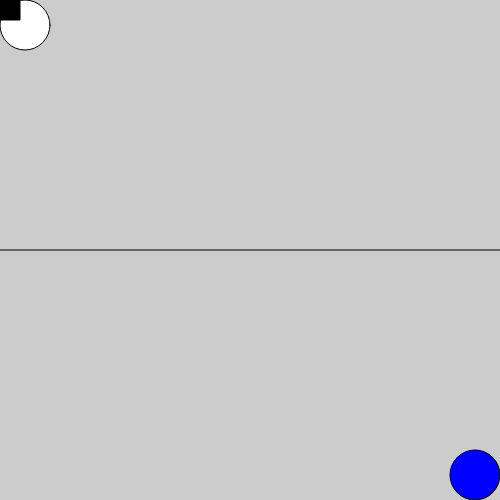
Frame 1 (no input)
Frame 60 (no input): identical to frame 1, image omitted
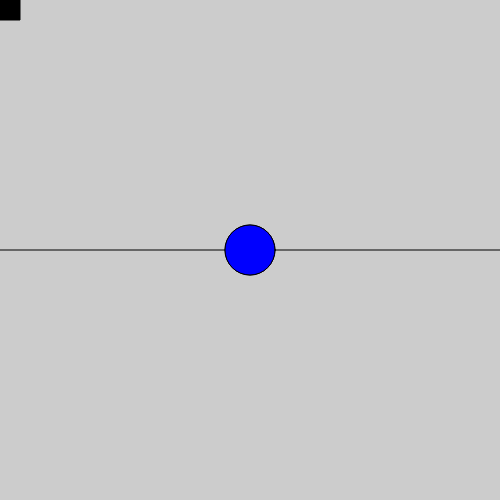
Frame 120 (the mouse pressed at the canvas centre since frame 60)

The p5.js sketch that drew these frames (run headless with seeded random() and noise() and a simulated clock; from frame 60 on, the mouse is pressed at the canvas centre):

// p5.js sketch
// ── sketch.js
/*
** create folder called "class2", "examples", copy contents of "empty-example" in "examples"
** mouseX, mouseY
** mouseX, mouseY - Inverse
** color on mouseIsPressed
** object detection - when hitting edge, don't let the coordinates continue
** use keyboard events to drive car
** Homework: Create a box that goes from the top of the canvas to the bottom and then back again, etc - all components should be in its own function
** - Create a folder called "class2/homework", copy the contents of "empty-example" in "class2/homework"
** Create solution within "class2/homework/sketch.js"
*/

let carX = 0;
let carY = 0;
const carHeight = 20;
const carWidth = 20;

function setup() {
  // put setup code here
  createCanvas(500, 500);
}

function keyPressed(event) {
  const key = event.key;
  const carSpeed = 10;
  if (key === 'ArrowUp') {
    carY -= carSpeed;
  } else if (key === 'ArrowDown') {
    carY += carSpeed;
  } else if (key === 'ArrowLeft') {
    carX -= carSpeed;
  } else if (key === 'ArrowRight') {
    carX += carSpeed;
  }

  return false;
}

function drawMainCircle(x, y, diameter) {
  let c = color(255);

  if (mouseIsPressed) {
    c = color(255, 0, 0);
  }
  fill(c);
  ellipse(x, y, diameter);
}

function drawInverseCircle(x, y, diameter) {
  const reverseX = width - x;
  const reverseY = height - y;
  fill (0, 0, 255);
  ellipse(reverseX, reverseY, diameter);
}

function drawCar() {
  fill(0)
  rect(carX, carY, carWidth, carHeight);
}

function draw() {
  background(204);
  line(0, height/2, width, height/2)


  const diameter = 50;
  const radius = diameter / 2;

  let x = mouseX;
  if (x - radius < 0) {
    x = 0 + radius;
  } else if (x + radius > width) {
    x = width - radius;
  }
  
  let y = mouseY;
  if (y - radius < 0) {
    y = 0 + radius;
  } else if (y + radius > height) {
    y = height - radius;
  }
  

  drawMainCircle(x, y, diameter);
  drawInverseCircle(x, y, diameter)
  drawCar();
}
